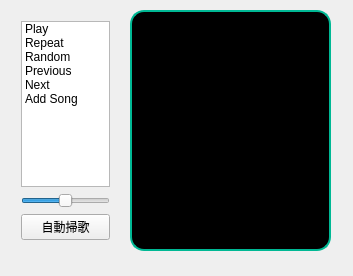
<?xml version="1.0" encoding="UTF-8"?>
<ui version="4.0">
 <class>Widget</class>
 <widget class="QWidget" name="Widget">
  <property name="geometry">
   <rect>
    <x>0</x>
    <y>0</y>
    <width>353</width>
    <height>276</height>
   </rect>
  </property>
  <property name="windowTitle">
   <string>Widget</string>
  </property>
  <property name="styleSheet">
   <string notr="true"/>
  </property>
  <widget class="QListWidget" name="SongList">
   <property name="geometry">
    <rect>
     <x>130</x>
     <y>10</y>
     <width>201</width>
     <height>241</height>
    </rect>
   </property>
   <property name="styleSheet">
    <string notr="true">border-style:outset;
	border-width:3px;

	color:rgb(85, 255, 127);
	border-radius: 14px;
	font: &quot;Arial&quot;;
	font-size: 14px;
	border: 2px solid #00b894;
	background-color: #000000;</string>
   </property>
  </widget>
  <widget class="QWidget" name="">
   <property name="geometry">
    <rect>
     <x>10</x>
     <y>10</y>
     <width>111</width>
     <height>241</height>
    </rect>
   </property>
   <layout class="QVBoxLayout" name="verticalLayout">
    <item>
     <widget class="QListWidget" name="ControlList">
      <property name="styleSheet">
       <string notr="true"/>
      </property>
      <item>
       <property name="text">
        <string>Play</string>
       </property>
      </item>
      <item>
       <property name="text">
        <string>Repeat</string>
       </property>
      </item>
      <item>
       <property name="text">
        <string>Random</string>
       </property>
      </item>
      <item>
       <property name="text">
        <string>Previous</string>
       </property>
      </item>
      <item>
       <property name="text">
        <string>Next</string>
       </property>
      </item>
      <item>
       <property name="text">
        <string>Add Song</string>
       </property>
      </item>
     </widget>
    </item>
    <item>
     <widget class="QSlider" name="SoundSize">
      <property name="maximum">
       <number>100</number>
      </property>
      <property name="value">
       <number>50</number>
      </property>
      <property name="orientation">
       <enum>Qt::Horizontal</enum>
      </property>
     </widget>
    </item>
    <item>
     <widget class="QPushButton" name="Auto_Add">
      <property name="text">
       <string>自動掃歌</string>
      </property>
     </widget>
    </item>
   </layout>
  </widget>
 </widget>
 <layoutdefault spacing="6" margin="11"/>
 <resources/>
 <connections/>
</ui>
